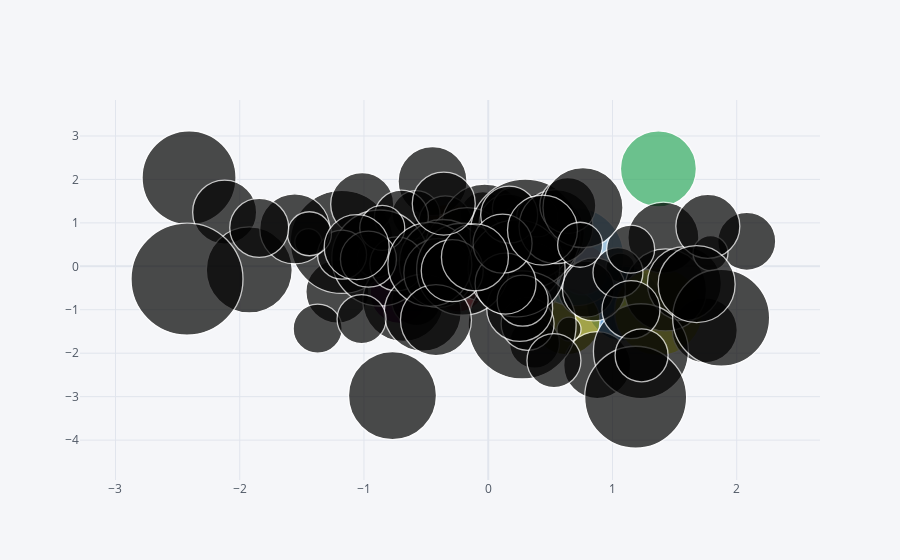

Notebook code cell kept with this figure:
### Code cell
df.iplot(kind = 'bubble' , x = "A" , y = "B" ,size = "C")
